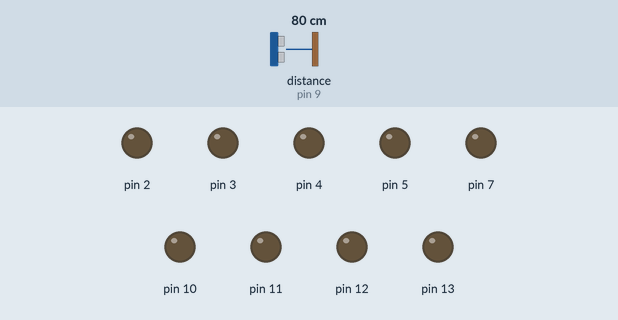
A sketch run on a simulated Arduino Uno, built with avr-gcc and run on an emulated ATmega328P. Shown: output pins drawn as LEDs (lit = HIGH). Wiring (inferred from the names in the program): ultrasonic range finder: trigger pin 8; echo pin 9. The test bench sets the inputs (shaded band); at power-on: distance to the obstacle (sensor on pin 9) 80 cm. The echo pulse lasts 58.3 µs per cm; pins used as bus, display or sensor lines are not drawn.

Above: at 1.2 s.
1.3 s: distance to the obstacle (sensor on pin 9) set to 2 cm
At 1.7 s:
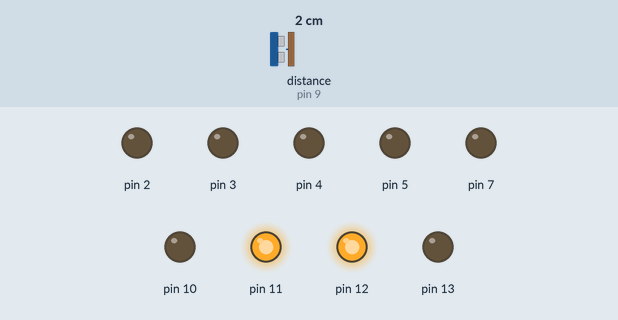
2.8 s: distance to the obstacle (sensor on pin 9) set to 4 cm
At 4.3 s:
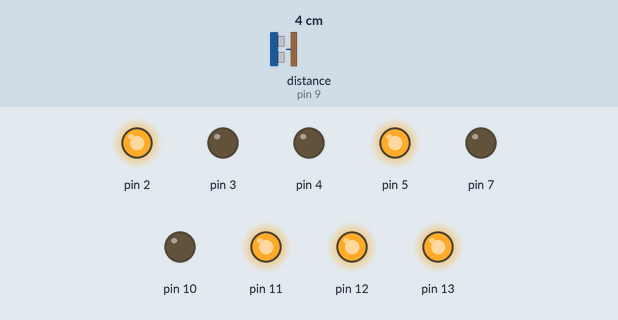
4.6 s: distance to the obstacle (sensor on pin 9) set to 9 cm
At 5.8 s:
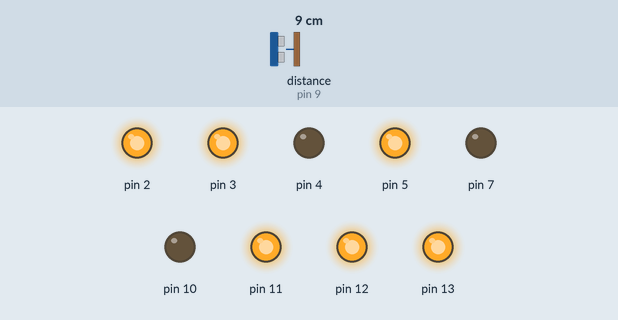
Timing chart, 0 to 7.6 s (numbered marks = the images above; inputs shaded):
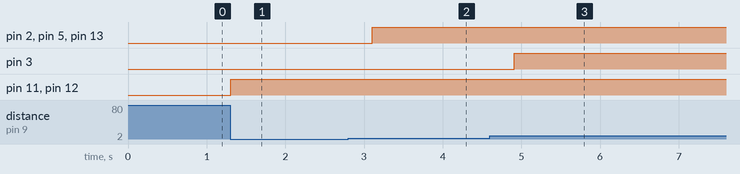

Measured:
- after the input at 1.3 s, pin 11, pin 12: LOW → HIGH at once
- after the input at 2.8 s, pin 2, pin 5, pin 13: LOW → HIGH after 0.31 s
- after the input at 4.6 s, pin 3: LOW → HIGH after 0.31 s; pin 7: stays LOW (without the input it goes to HIGH after 1.2 s)

The sketch:

elevatorCapacity.ino
```cpp
//Programa: Conectando Sensor Ultrassonico HC-SR04 ao Arduino
//Carrega a biblioteca do sensor ultrassonico
#include <Ultrasonic.h>

//Define os pinos para o trigger e echo
#define pino_trigger 8
#define pino_echo 9
const int dist = 7;
int dict[16][8] = {
    {0,1,1,1,0,1,1,1},
    {0,0,0,0,0,1,1,0},
    {1,0,1,1,0,0,1,1},
    {1,0,0,1,0,1,1,1},
    {1,1,0,0,0,1,1,0},
    {1,1,0,1,0,1,0,1},
    {1,1,1,1,0,1,0,1},
    {0,0,0,0,0,1,1,1},
    {1,1,1,1,0,1,1,1},
    {1,1,0,1,0,1,1,1},
    {1,1,1,0,0,1,1,1},
    {1,1,1,1,0,1,0,0},
    {0,1,1,1,0,0,0,1},
    {1,0,1,1,0,1,1,0},
    {1,1,1,1,0,0,0,1},
    {1,1,1,0,0,0,0,1}
  };

//Inicializa o sensor nos pinos definidos acima
Ultrasonic ultrasonic(pino_trigger, pino_echo);
int counter = 0;
void setup() {
  // put your setup code here, to run once:
  pinMode(13,OUTPUT);
  pinMode(12,OUTPUT);
  pinMode(11,OUTPUT);
  pinMode(10,OUTPUT);
  pinMode(5,OUTPUT);
  pinMode(4,OUTPUT);
  pinMode(3,OUTPUT);
  pinMode(2,OUTPUT);
  pinMode(7,OUTPUT);
}

void loop() {
  // put your main code here, to run repeatedly:
  int cmMsec, inMsec;
  long microsec = ultrasonic.timing();
  cmMsec = ultrasonic.convert(microsec, Ultrasonic::CM);
  inMsec = ultrasonic.convert(microsec, Ultrasonic::IN);
//  cmMsec /= 20;
  if(cmMsec  < 16){
    if(cmMsec < dist){
      counter++;
    }
    for(int j = 0; j< 8; j++){
      if(j <= 3){
        digitalWrite(j+2, dict[cmMsec][j]);
      }else{
        digitalWrite(j+6, dict[cmMsec][j]);
      }
  }
  delay(900);
  }

  if(counter == 5){
    digitalWrite(7,1);
  }
}
```
